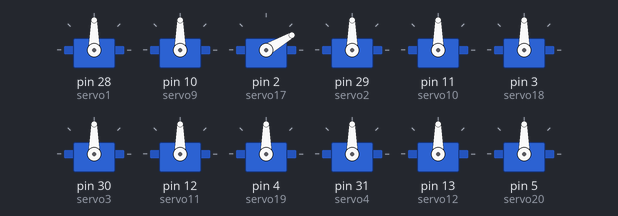
Bench run of a sketch on a simulated Arduino Mega 2560, built with avr-gcc and run on an emulated ATmega2560. On the bench: 12 × servo.

Above: at 0.1 s.
At 4.1 s:
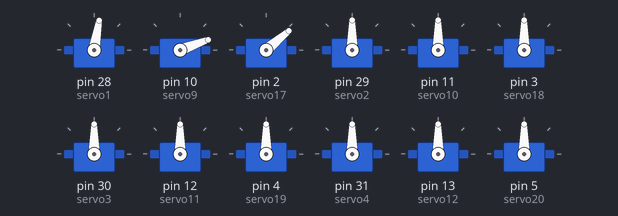
At 8.6 s:
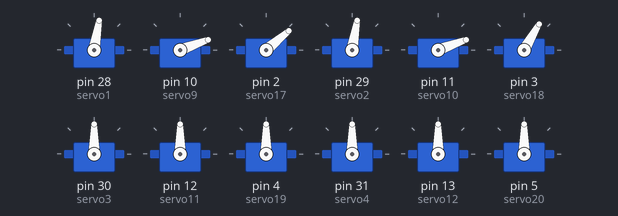
At 13.1 s:
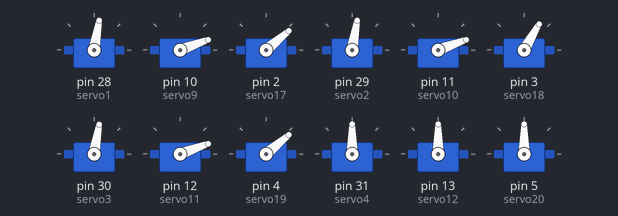
At 17.6 s:
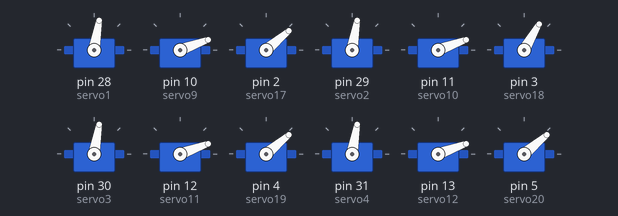
At 39.75 s:
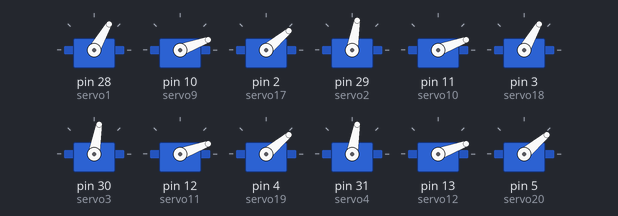
Timing chart, 0 to 40.0 s (numbered marks = the images above):
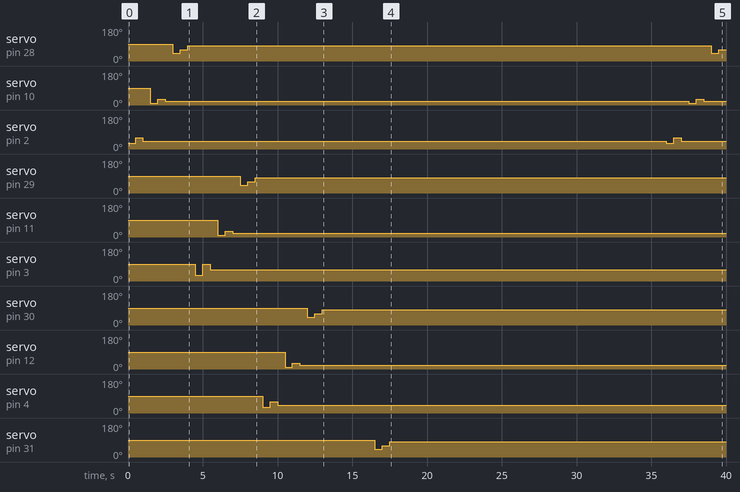

Measured:
- by itself, servo on pin 28 (servo1): 90° → 40° at 3.0 s, → 60° 0.50 s later, → 80° 0.50 s later, → 40° 35.0 s later, … (5 changes in this stretch)
- by itself, servo on pin 10 (servo9): 90° → 10° at 1.5 s, → 30° 0.50 s later, → 20° 0.50 s later, → 10° 35.0 s later, … (6 changes in this stretch)
- by itself, servo on pin 2 (servo17): 30° → 60° at 0.50 s, → 40° 0.50 s later, → 30° 35.0 s later, → 60° 0.50 s later, … (5 changes in this stretch)
- by itself, servo on pin 29 (servo2): 90° → 40° at 7.5 s, → 60° 0.50 s later, → 80° 0.50 s later
- by itself, servo on pin 11 (servo10): 90° → 10° at 6.0 s, → 30° 0.50 s later, → 20° 0.50 s later
- by itself, servo on pin 3 (servo18): 90° → 30° at 4.5 s, → 90° 0.50 s later, → 60° 0.50 s later
- by itself, servo on pin 30 (servo3): 90° → 40° at 12.0 s, → 60° 0.50 s later, → 80° 0.50 s later
- by itself, servo on pin 12 (servo11): 90° → 10° at 10.5 s, → 30° 0.50 s later, → 20° 0.50 s later

The sketch:

test_servos.ino
```cpp
#include <Servo.h>

Servo servo1;
Servo servo17;
Servo servo9;

Servo servo2;
Servo servo18;
Servo servo10;

Servo servo3;
Servo servo19;
Servo servo11;

Servo servo4;
Servo servo20;
Servo servo12;

Servo servo5;
Servo servo21;
Servo servo13;

Servo servo6;
Servo servo22;
Servo servo14;

Servo servo7;
Servo servo23;
Servo servo15;

Servo servo8;
Servo servo24;
Servo servo16;


void setup()
{

  Serial.begin(9600);
  servo1.attach(28);
  servo9.attach(10);
  servo17.attach(2);

  servo2.attach(29);
  servo10.attach(11);
  servo18.attach(3);

  servo3.attach(30);
  servo11.attach(12);
  servo19.attach(4);

  servo4.attach(31);
  servo12.attach(13);
  servo20.attach(5);

  servo5.attach(32);
  servo13.attach(22);
  servo21.attach(6);

  servo6.attach(33);
  servo14.attach(23);
  servo22.attach(7);

  servo7.attach(34);
  servo15.attach(24);
  servo23.attach(8);

  servo8.attach(40);
  servo16.attach(25);
  servo24.attach(9);


}

void loop()
{
  //first leg
  servo17.write(30);
  delay(500);
  servo17.write(60);
  delay(500);
  servo17.write(40);
  delay(500);
  servo9.write(10);
  delay(500);
  servo9.write(30);
  delay(500);
  servo9.write(20);
  delay(500);
  servo1.write(40);
  delay(500);
  servo1.write(60);
  delay(500);
  servo1.write(80);
  delay(500);
  //second leg
  servo18.write(30);
  delay(500);
  servo18.write(90);
  delay(500);
  servo18.write(60);
  delay(500);
  servo10.write(10);
  delay(500);
  servo10.write(30);
  delay(500);
  servo10.write(20);
  delay(500);
  servo2.write(40);
  delay(500);
  servo2.write(60);
  delay(500);
  servo2.write(80);
  delay(500);
  //***********************************third leg*************************************
  servo19.write(30);
  delay(500);
  servo19.write(60);
  delay(500);
  servo19.write(40);
  delay(500);
  servo11.write(10);
  delay(500);
  servo11.write(30);
  delay(500);
  servo11.write(20);
  delay(500);
  servo3.write(40);
  delay(500);
  servo3.write(60);
  delay(500);
  servo3.write(80);
  delay(500);
 //*************************************fourth leg**********************************
  servo20.write(30);
  delay(500);
  servo20.write(60);
  delay(500);
  servo20.write(40);
  delay(500);
  servo12.write(10);
  delay(500);
  servo12.write(30);
  delay(500);
  servo12.write(20);
  delay(500);
  servo4.write(40);
  delay(500);
  servo4.write(60);
  delay(500);
  servo4.write(80);
  delay(500);
  //*************************************fifth leg***********************************
  servo21.write(30);
  delay(500);
  servo21.write(60);
  delay(500);
  servo21.write(40);
  delay(500);
  servo13.write(10);
  delay(500);
  servo13.write(30);
  delay(500);
  servo13.write(20);
  delay(500);
  servo5.write(40);
  delay(500);
  servo5.write(60);
  delay(500);
  servo5.write(80);
  delay(500);
  //****************************************sixth leg***********************************
  servo22.write(30);
  delay(500);
  servo22.write(60);
  delay(500);
  servo22.write(40);
  delay(500);
  servo14.write(10);
  delay(500);
  servo14.write(30);
  delay(500);
  servo14.write(20);
  delay(500);
  servo6.write(40);
  delay(500);
  servo6.write(60);
  delay(500);
  servo6.write(80);
  delay(500);
  //*****************************************seventh leg********************************
  servo23.write(30);
  delay(500);
  servo23.write(60);
  delay(500);
  servo23.write(40);
  delay(500);
  servo15.write(10);
  delay(500);
  servo15.write(30);
  delay(500);
  servo15.write(20);
  delay(500);
  servo7.write(40);
  delay(500);
  servo7.write(60);
  delay(500);
  servo7.write(80);
  delay(500);
  //*******************************************eighth leg*******************************
  servo24.write(30);
  delay(500);
  servo24.write(60);
  delay(500);
  servo24.write(40);
  delay(500);
  servo16.write(10);
  delay(500);
  servo16.write(30);
  delay(500);
  servo16.write(20);
  delay(500);
  servo8.write(40);
  delay(500);
  servo8.write(60);
  delay(500);
  servo8.write(80);
  delay(500);


}
```
